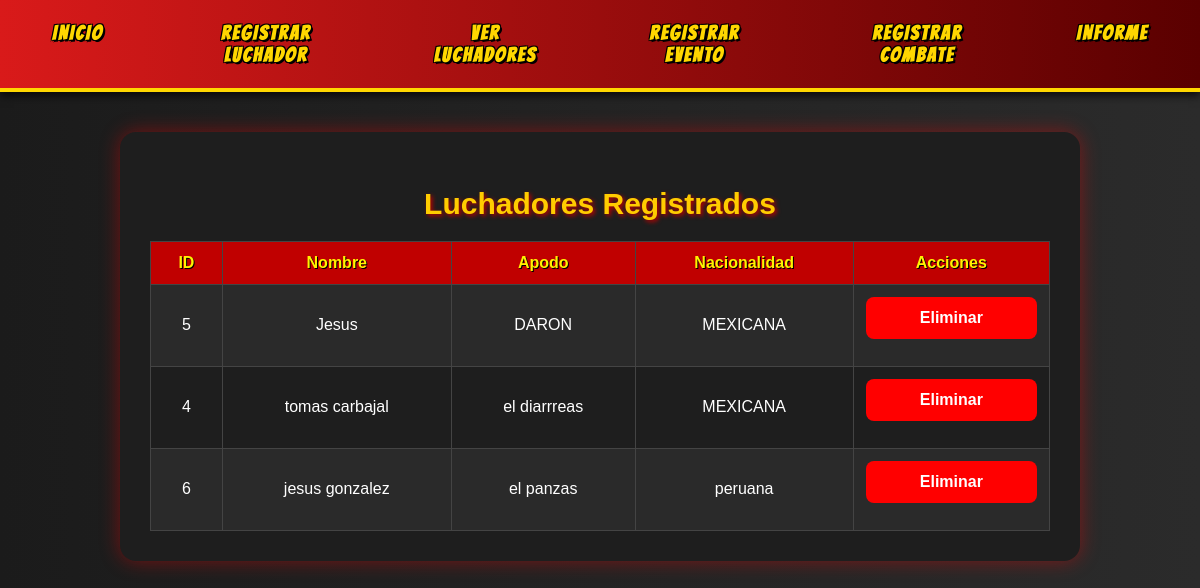
The app's page /ver_luchadores.php with its own data.
### tables this page shows
CREATE TABLE IF NOT EXISTS `luchadores` (
  `id_luchador` int NOT NULL AUTO_INCREMENT,
  `nombre` varchar(100) NOT NULL,
  `apodo` varchar(100) DEFAULT NULL,
  `nacionalidad` varchar(50) DEFAULT NULL,
  PRIMARY KEY (`id_luchador`)
);

### ver_luchadores.php (the view, shortened to what this page needs)
<?php include 'conexion.php'; ?>
<!DOCTYPE html>
<html>
<head>
  <link rel="stylesheet" href="estilos.css">
</head>
<body>
<?php include 'includes/navbar.php'; ?>
<div class="container">
  <h2>Luchadores Registrados</h2>
  <table>
    <tr>
      <th>ID</th>
      <th>Nombre</th>
      <th>Apodo</th>
      <th>Nacionalidad</th>
      <th>Acciones</th>
    </tr>
    <?php
    $sql = "SELECT * FROM luchadores";
    $result = $conn->query($sql);
    if ($result && $result->num_rows > 0) {
      while($row = $result->fetch_assoc()) {
        echo "<tr>
                <td>{$row['id_luchador']}</td>
                <td>{$row['nombre']}</td>
                <td>{$row['apodo']}</td>
                <td>{$row['nacionalidad']}</td>
                <td>
                  <form method='POST' onsubmit=\"return confirm('¿Estás seguro de que deseas eliminar a este luchador?');\">
                    <input type='hidden' name='id_luchador' value='{$row['id_luchador']}'>
                    <input type='submit' name='eliminar' value='Eliminar'>
                  </form>
                </td>
              </tr>";
      }
    } else {
      echo "<tr><td colspan='5'>No hay luchadores registrados.</td></tr>";
    }
    ?>
  </table>
</div>
</body>
</html>

### includes/navbar.php (shortened to what this page needs)
<div class="navbar">
  <a href="index.php">Inicio</a>
  <a href="registrar_luchador.php">Registrar Luchador</a>
  <a href="ver_luchadores.php">Ver Luchadores</a>
  <a href="registrar_evento.php">Registrar Evento</a>
  <a href="registrar_combate.php">Registrar Combate</a>
  <a href="informe.php">Informe</a>
</div>

### estilos.css (style rules this page uses)
body { font-family: 'Impact', 'Arial Black', sans-serif; background: linear-gradient(to right, #1b1b1b, #2b2b2b); color: rgb(189, 5, 5); margin: 0; padding: 0; }
.navbar { background-color: #c00000; padding: 15px; text-align: center; box-shadow: 0 4px 10px rgba(0,0,0,0.5); }
.navbar a { color: #fff200; text-decoration: none; margin: 0 15px; font-weight: bold; font-size: 18px; transition: 0.3s; }
.container { max-width: 900px; margin: 40px auto; background: #1e1e1e; padding: 30px; box-shadow: 0 0 20px rgba(255, 0, 0, 0.4); border-radius: 16px; }
h2 { text-align: center; color: #ffcc00; text-shadow: 2px 2px 4px #be0000; font-size: 30px; margin-bottom: 20px; }
form input, form select { width: 100%; padding: 12px; margin-bottom: 15px; border: 2px solid #de0000; border-radius: 8px; background-color: #2c2c2c; color: white; }
form input[type="submit"] { background-color: #ff0000; color: #fff; border: none; font-weight: bold; font-size: 16px; transition: 0.3s ease; }
table { width: 100%; border-collapse: collapse; margin-top: 20px; }
table th, table td { border: 1px solid #444; padding: 12px; text-align: center; color: white; }
table th { background-color: #c00000; color: #fff200; text-shadow: 1px 1px #000; }
table tr:nth-child(even) { background-color: #2a2a2a; }

### includes/navbar.php (style rules this page uses)
.navbar { background: linear-gradient(90deg, #d91a1a, #5a0000); padding: 12px 20px; display: flex; gap: 25px; font-family: 'Bangers', cursive; box-shadow: 0 4px 8px rgba(0,0,0,0.7); border-bottom: 4px solid #ffd700; }
.navbar a { color: #ffd700; text-decoration: none; font-size: 20px; padding: 8px 15px; border: 2px solid transparent; border-radius: 6px; text-transform: uppercase; letter-spacing: 2px; transition: all 0.3s ease; text-shadow: 2px 2px 0 #000, -1px -1px 0 #000, 1px -1px 0 #000, -1px 1px 0 #000, 1px 1px 0 #000; }

### records on screen
luchadores: id_luchador "5", nombre "Jesus", apodo "DARON", nacionalidad "MEXICANA"
luchadores: id_luchador "4", nombre "tomas carbajal", apodo "el diarrreas", nacionalidad "MEXICANA"
luchadores: id_luchador "6", nombre "jesus gonzalez", apodo "el panzas", nacionalidad "peruana"
